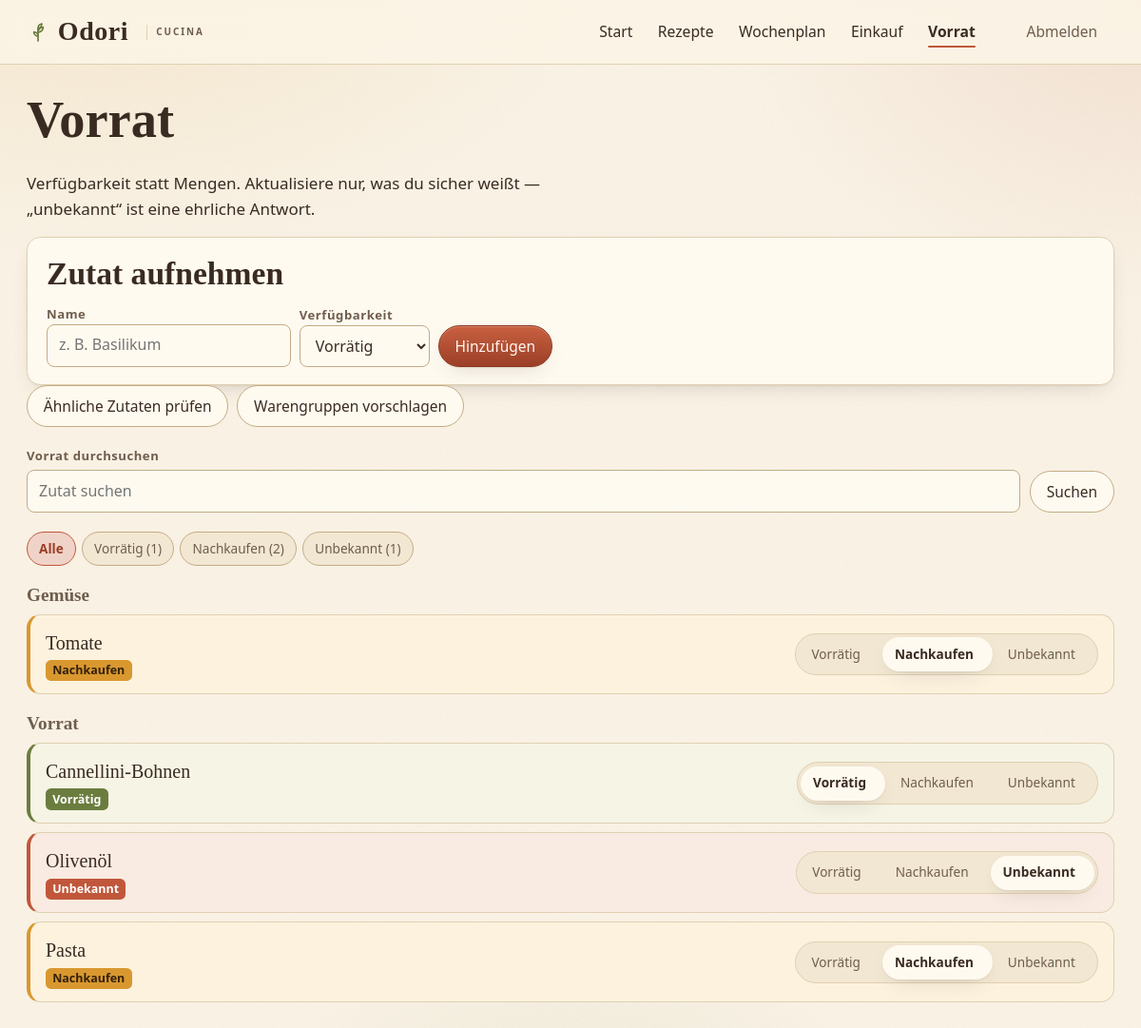
The app's page /pantry/ (signed in) with its own data.
### pantry/models.py (models this page shows)
class IngredientCategory(models.Model):
    id = models.UUIDField(primary_key=True, default=uuid.uuid4, editable=False)
    household = models.ForeignKey(
        Household, on_delete=models.CASCADE, related_name="ingredient_categories"
    )
    name = models.CharField(max_length=80)
    sort_order = models.PositiveIntegerField(default=0)
    embedding = models.JSONField(default=list, blank=True)
    embedding_model = models.CharField(max_length=120, blank=True)
    class Meta:
        constraints = [
            models.UniqueConstraint(fields=["household", "name"], name="unique_category_name")
        ]
        ordering = ["sort_order", "name"]

class InventoryItem(models.Model):
    class Status(models.TextChoices):
        IN_STOCK = "in_stock", "Vorrätig"
        NEEDS_REPLENISHMENT = "needs_replenishment", "Nachkaufen"
        UNKNOWN = "unknown", "Unbekannt"
    id = models.UUIDField(primary_key=True, default=uuid.uuid4, editable=False)
    household = models.ForeignKey(
        Household, on_delete=models.CASCADE, related_name="inventory_items"
    )
    ingredient = models.ForeignKey(
        CanonicalIngredient, on_delete=models.PROTECT, related_name="inventory_items"
    )
    status = models.CharField(max_length=24, choices=Status.choices, default=Status.UNKNOWN)
    version = models.PositiveIntegerField(default=1)
    updated_at = models.DateTimeField(auto_now=True)
    class Meta:
        constraints = [
            models.UniqueConstraint(fields=["household", "ingredient"], name="one_inventory_item")
        ]

class CanonicalIngredient(models.Model):
    id = models.UUIDField(primary_key=True, default=uuid.uuid4, editable=False)
    household = models.ForeignKey(Household, on_delete=models.CASCADE, related_name="ingredients")
    name = models.CharField(max_length=120)
    category = models.ForeignKey(
        IngredientCategory, null=True, blank=True, on_delete=models.SET_NULL
    )
    aliases = models.JSONField(default=list, blank=True)
    embedding = models.JSONField(default=list, blank=True)
    embedding_model = models.CharField(max_length=120, blank=True)
    active = models.BooleanField(default=True)
    merged_into = models.ForeignKey("self", null=True, blank=True, on_delete=models.PROTECT)
    created_at = models.DateTimeField(auto_now_add=True)
    class Meta:
        constraints = [
            models.UniqueConstraint(fields=["household", "name"], name="unique_ingredient_name")
        ]
        ordering = ["name"]

### pantry/views.py (the view)
# urls.py: path("", login_required(views.inventory_page), name="inventory-page"),
def inventory_page(request):
    household = household_for(request.user)
    query = request.GET.get("q", "").strip()
    selected_status = request.GET.get("status", "")
    items = list(
        InventoryItem.objects.select_related("ingredient")
        .filter(household=household)
        .order_by(
            "ingredient__category__sort_order",
            "ingredient__category__name",
            "ingredient__name",
        )
    )
    if query:
        items = items.filter(ingredient__name__icontains=query)
    if selected_status in InventoryItem.Status.values:
        items = [item for item in items if item.status == selected_status]
    attach_upcoming_requirements(items, household)
    status_filters = [
        {
            "value": value,
            "label": label,
            "count": InventoryItem.objects.filter(household=household, status=value).count(),
        }
        for value, label in InventoryItem.Status.choices
    ]
    return render(
        request,
        "pantry/inventory.html",
        {
            "items": items,
            "query": query,
            "selected_status": selected_status,
            "status_choices": InventoryItem.Status.choices,
            "status_filters": status_filters,
        },
    )

### core/models.py (called while the page is built)
    @property
    def name_for_display(self):
        return self.display_name or self.get_username()

### core/services.py (called while the page is built)
def household_for(user):
    membership = HouseholdMembership.objects.select_related("household").filter(user=user).first()
    if not membership:
        raise Http404("No household is available for this account.")
    return membership.household

### templates/pantry/inventory.html (shortened to what this page needs)
{% extends "base.html" %}
{% block content %}
<h1>Vorrat</h1>
<p>Verfügbarkeit statt Mengen. Aktualisiere nur, was du sicher weißt — „unbekannt“ ist eine ehrliche Antwort.</p>
<section class="panel">
  <h2>Zutat aufnehmen</h2>
  <form class="inline-form" method="post" action="{% url 'inventory-create' %}">
    <div class="field">
      <label for="ingredient-name">Name</label>
      <input id="ingredient-name" name="name" required maxlength="120" placeholder="z. B. Basilikum">
    </div>
    <div class="field">
      <label for="ingredient-status">Verfügbarkeit</label>
      <select id="ingredient-status" name="status">
        {% for value, label in status_choices %}<option value="{{ value }}">{{ label }}</option>{% endfor %}
      </select>
    </div>
    <button class="primary" type="submit">Hinzufügen</button>
  </form>
</section>
<div class="button-row" style="margin-bottom:1.25rem">
  <a class="button" href="{% url 'inventory-condense' %}">Ähnliche Zutaten prüfen</a>
  <form method="post" action="{% url 'inventory-category-suggestions' %}">
    <button type="submit">Warengruppen vorschlagen</button>
  </form>
</div>
<form class="search-bar" method="get" role="search">
  <div class="field">
    <label for="inventory-search">Vorrat durchsuchen</label>
    <input id="inventory-search" name="q" value="{{ query }}" type="search" placeholder="Zutat suchen">
  </div>
  <button type="submit">Suchen</button>
</form>
<nav class="chip-row" aria-label="Nach Verfügbarkeit filtern" style="margin-bottom:1.25rem">
  <a class="chip{% if not selected_status %} chip--active{% endif %}" href="?{% if query %}q={{ query }}{% endif %}">Alle</a>
  {% for filter in status_filters %}
    <a class="chip{% if filter.value == selected_status %} chip--active{% endif %}"
       href="?status={{ filter.value }}{% if query %}&amp;q={{ query }}{% endif %}">{{ filter.label }} ({{ filter.count }})</a>
  {% endfor %}
</nav>
<div class="inventory-list">
  {% regroup items by ingredient.category as category_groups %}
  {% for category_group in category_groups %}
    <section class="inventory-group">
      <h2>{{ category_group.grouper.name|default:"Nicht zugeordnet" }}</h2>
      {% for item in category_group.list %}
      <article class="inventory-row" data-status="{{ item.status }}">
        <div class="inventory-row__identity">
          <span class="inventory-row__name">{{ item.ingredient.name }}</span>
          <span class="inventory-status inventory-status--{{ item.status }}">{{ item.get_status_display }}</span>
        </div>
      <form class="segmented" method="post" action="{% url 'inventory-status' item.ingredient.id %}" style="margin-left:auto">
        {% for value, label in status_choices %}
          <button type="submit" name="status" value="{{ value }}" aria-pressed="{% if value == item.status %}true{% else %}false{% endif %}">
            {{ label }}<span class="sr-only"> für {{ item.ingredient.name }}</span>
          </button>
        {% endfor %}
      </form>
      </article>
      {% endfor %}
    </section>
  {% empty %}
    <div class="empty">
      <h3>Der Vorrat ist noch leer</h3>
      <p>Nimm oben die erste Zutat auf. Rezepte und Einkaufslisten greifen danach darauf zu.</p>
    </div>
  {% endfor %}
</div>
{% endblock %}

### templates/base.html (shortened to what this page needs)
{% load static %}<!doctype html>
<html lang="de">
<head>
  <link rel="stylesheet" href="{% static 'app.css' %}">
</head>
<body class="{% block body_class %}{% endblock %}">
{% block chrome %}
<header class="site-header">
  <div class="site-header__inner">
    <a class="brand" href="/">
      <svg class="brand__mark" aria-hidden="true"><use href="#i-sprig"></use></svg>
      Odori<span class="brand__tag">Cucina</span>
    </a>
    {% if user.is_authenticated %}
      <nav class="site-nav" aria-label="Hauptnavigation">
        <a href="/"{% if request.path == "/" %} aria-current="page"{% endif %}>Start</a>
        <a href="/recipes/"{% if "/recipes/" in request.path %} aria-current="page"{% endif %}>Rezepte</a>
        <a href="/plan/"{% if "/plan/" in request.path %} aria-current="page"{% endif %}>Wochenplan</a>
        <a href="/shopping/"{% if "/shopping/" in request.path %} aria-current="page"{% endif %}>Einkauf</a>
        <a href="/pantry/"{% if "/pantry/" in request.path %} aria-current="page"{% endif %}>Vorrat</a>
      </nav>
      <div class="header-actions">
        <form method="post" action="/accounts/logout/">{% csrf_token %}
          <button class="ghost" type="submit">Abmelden</button>
        </form>
      </div>
    {% endif %}
  </div>
</header>
{% endblock %}
<main id="main">
  {% block content %}{% endblock %}
</main>
</body>
</html>

### records on screen
IngredientCategory: grouper.name "Gemüse"
InventoryItem: ingredient.name "Tomate", status "Nachkaufen", status_choices "Vorrätig" "Nachkaufen" "Unbekannt"
IngredientCategory: grouper.name "Vorrat"
InventoryItem: ingredient.name "Cannellini-Bohnen", status "Vorrätig", status_choices "Vorrätig" "Nachkaufen" "Unbekannt"
InventoryItem: ingredient.name "Olivenöl", status "Unbekannt", status_choices "Vorrätig" "Nachkaufen" "Unbekannt"
InventoryItem: ingredient.name "Pasta", status "Nachkaufen", status_choices "Vorrätig" "Nachkaufen" "Unbekannt"

### other values on screen
{{ filter.label }} "Vorrätig" "Nachkaufen" "Unbekannt"
{{ filter.count }} "1" "2" "1"
form field status "Vorrätig"
